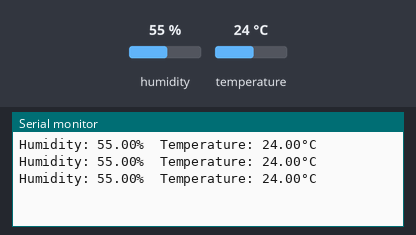
The sketch below on a simulated Arduino Uno, built with avr-gcc and run on an emulated ATmega328P. Shown: the last lines printed to the serial monitor. The inputs (shaded band) are chosen by the test bench; at power-on: humidity 55 %, temperature 24 °C.

Above: at 3.8 s.
3.9 s: humidity set to 22 %
At 5.9 s:
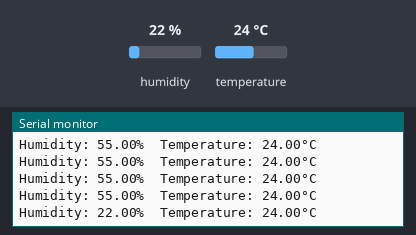
10.1 s: temperature set to 12 °C
At 10.9 s:
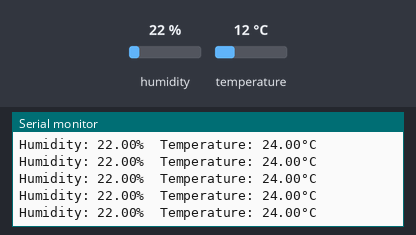
13.0 s: humidity set to 40 %
At 14.6 s:
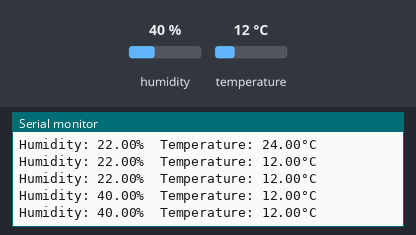
Timing chart, 0 to 16.1 s (numbered marks = the images above; inputs shaded):
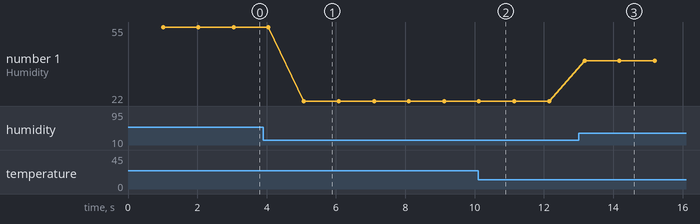

Measured:
- after the input at 3.9 s, the serial monitor: prints a new line after 1.2 s (image 1)
- after the input at 13.0 s, the serial monitor: prints a new line after 0.18 s (image 3)
- plotted number 1: 55 → 22 after the input at 3.9 s, 22 → 40 after the input at 13.0 s

The sketch:

Humidity-Temperature-Sensor.ino
```cpp
#include <DHT.h>

#define DHTPIN 3
#define DHTTYPE DHT11

DHT dht(DHTPIN, DHTTYPE);

void setup() {
  dht.begin();
  Serial.begin(9600);
}

void loop() {
  // Reading temperature or humidity takes about 250 milliseconds!
  delay(1000);
  // Sensor readings may also be up to 2 seconds 'old' (its a very slow sensor)
  float h = dht.readHumidity();
  // Read temperature as Celsius (the default)
  float t = dht.readTemperature();

  Serial.print(F("Humidity: "));
  Serial.print(h);
  Serial.print(F("%  Temperature: "));
  Serial.print(t);
  Serial.println(F("°C "));
}
```
